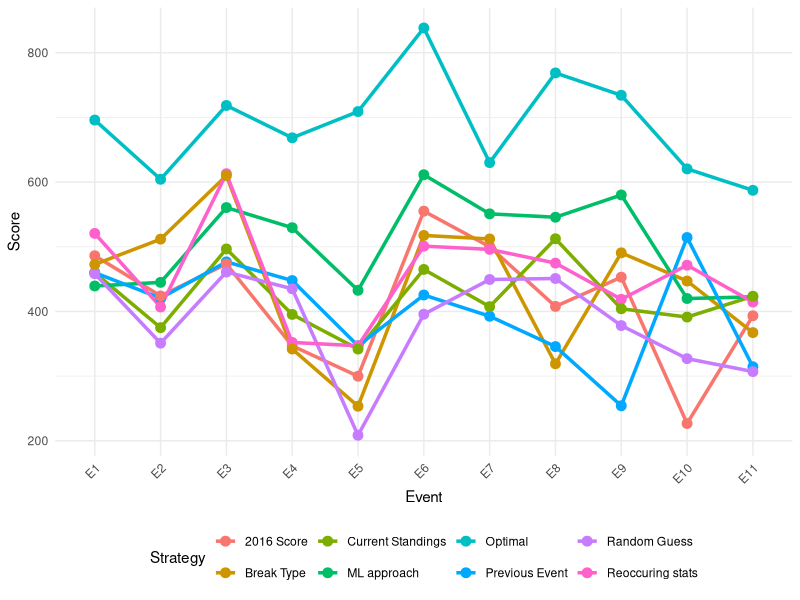
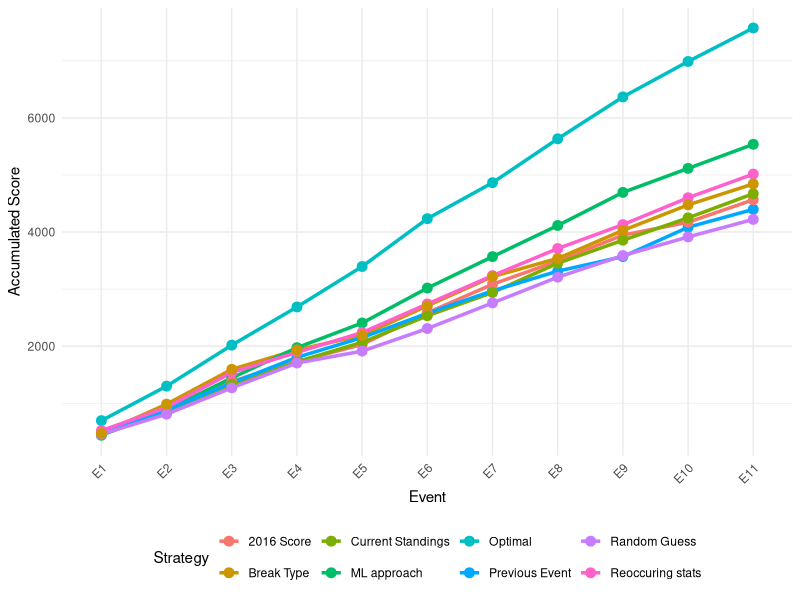
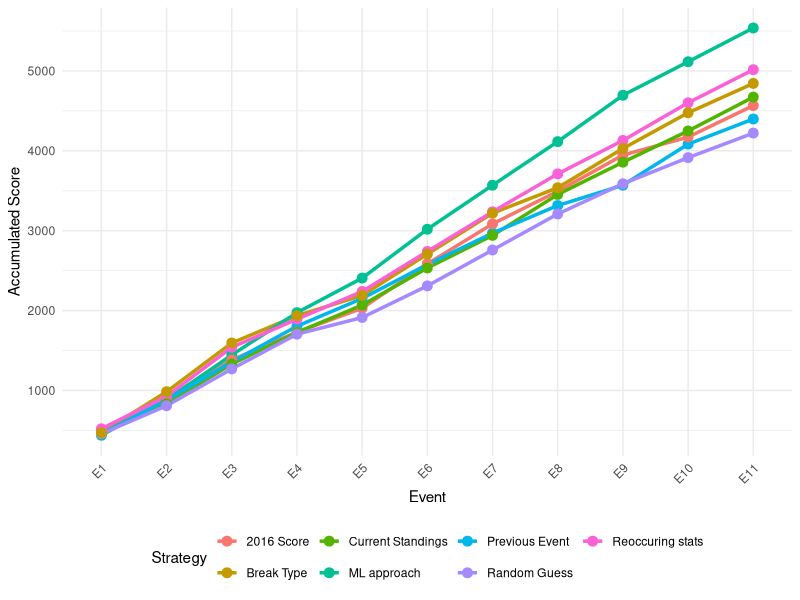

Source code (R) for these figures, in order:
# strategy_scores <- data.frame(
#   Strategy = c("Optimal", "Our ML approach", "Previous Event", "Recent Form","2016 Score", "Reoccuring stats", "Current Standings", "Random Guess", "Break Type"),
#   E1 = c(695.94, 439.33, 459.89,459.89, 486.15, 520.63,459.89, 458.28, 472.69),
#   E2 = c(604.32, 444.9, 420.57, 385.4, 423.93, 406.89, 374.9,350.92, 511.76),
#   E3 = c(718.45, 560.59, 476.58, 550.34, 473.35, 612.97, 496.58,460.91, 610.06),
#   E4 = c(668.46, 529.5, 447.77, 319.4, 346.8, 352.07,395.36 ,435, 341.88),
#   E5 = c(709.03, 432.62, 346.85, 274.86, 299.81, 346.85, 341.79,208.5, 253.43),
#   E6 = c(838.28, 611.36, 425.4, 456.98, 555.03, 500.92,464.92 ,395.65, 517.5),
#   E7 = c(630.1, 550.86, 392.57, 446.41, 500.07, 495.94, 407.4,449.38, 512.05),
#   E8 = c(768.72, 545.66, 345.62, 349.02, 407.73, 474.69,512.34 ,450.9, 319.01),
#   E9 = c(734.21, 580.11, 254.13, 260.73, 452.97, 418.73,404.14 ,378.13, 490.61),
#   E10 = c(620.4, 419.93, 514.32, 468.94, 226.71, 471.5, 391.28,326.97, 446.99),
#   E11 = c(587.26, 422.55, 314.41, 416.01, 393.28, 414.44,423.5 ,306.99, 367.24)
# )
library(dplyr)
strategy_scores <- data.frame(
  Strategy = c("Optimal", "ML approach", "Previous Event", "2016 Score", "Reoccuring stats", "Current Standings", "Random Guess", "Break Type"),
  E1 = c(695.94, 439.33, 459.89, 486.15, 520.63, 459.89, 458.28, 472.69),
  E2 = c(604.32, 444.9, 420.57, 423.93, 406.89, 374.9, 350.92, 511.76),
  E3 = c(718.45, 560.59, 476.58, 473.35, 612.97, 496.58, 460.91, 610.06),
  E4 = c(668.46, 529.5, 447.77, 346.8, 352.07, 395.36, 435, 341.88),
  E5 = c(709.03, 432.62, 346.85, 299.81, 346.85, 341.79, 208.5, 253.43),
  E6 = c(838.28, 611.36, 425.4, 555.03, 500.92, 464.92, 395.65, 517.5),
  E7 = c(630.1, 550.86, 392.57, 500.07, 495.94, 407.4, 449.38, 512.05),
  E8 = c(768.72, 545.66, 345.62, 407.73, 474.69, 512.34, 450.9, 319.01),
  E9 = c(734.21, 580.11, 254.13, 452.97, 418.73, 404.14, 378.13, 490.61),
  E10 = c(620.4, 419.93, 514.32, 226.71, 471.5, 391.28, 326.97, 446.99),
  E11 = c(587.26, 422.55, 314.41, 393.28, 414.44, 423.5, 306.99, 367.24)
)

#Summary
strategy_stats <- strategy_scores %>%
  rowwise() %>%
  mutate(
    Mean = round(mean(c_across(E1:E11)), 2),
    Variance = round(var(c_across(E1:E11)), 2),
    Std_Dev = round(sd(c_across(E1:E11)), 2),
    Min = round(min(c_across(E1:E11)), 2),
    Max = round(max(c_across(E1:E11)), 2),
    Total = round(sum(c_across(E1:E11)), 2)
  ) %>%
  ungroup()

optimal_stats <- strategy_stats %>%
  filter(Strategy == "Optimal") %>%
  select(Mean, Std_Dev)

random_guess_stats <- strategy_stats %>%
  filter(Strategy == "Random Guess") %>%
  select(Mean, Std_Dev)

# Add columns comparing with Optimal and Random Guess
strategy_comparison <- strategy_stats %>%
  filter(Strategy != "Optimal" & Strategy != "Random Guess") %>%
  mutate(
    Mean_vs_Optimal = round(Mean - optimal_stats$Mean, 2),
    Std_Dev_vs_Optimal = round(Std_Dev - optimal_stats$Std_Dev, 2),
    Mean_vs_RandomGuess = round(Mean - random_guess_stats$Mean, 2),
    Std_Dev_vs_RandomGuess = round(Std_Dev - random_guess_stats$Std_Dev, 2)
  ) %>%
  select(Strategy, Mean, Std_Dev, Mean_vs_Optimal, Std_Dev_vs_Optimal, Mean_vs_RandomGuess, Std_Dev_vs_RandomGuess)

# Write the final table to a text file
write.table(strategy_comparison, file = "strategy_comparison_excluding_optimal_random2017.txt", sep = "\t", row.names = FALSE, quote = FALSE)

strategy_summary <- strategy_stats[, c("Strategy", "Mean", "Variance", "Std_Dev", "Min", "Max","Total")]

# Write the data to a text file
write.table(strategy_summary, file = "strategy_statistics_2017.txt", sep = "\t", row.names = FALSE, quote = FALSE)

library(ggplot2)
library(reshape2)

# Reshape the data for plotting
melted_data <- melt(strategy_scores, id.vars = "Strategy", 
                    variable.name = "Event", value.name = "Score")

# Create the line plot with different colors for each strategy
ggplot(melted_data, aes(x = Event, y = Score, color = Strategy, group = Strategy)) +
  geom_line(size = 1.2) +  # Line plot
  geom_point(size = 3) +  # Add points to the lines
  theme_minimal() +  # Clean theme
  labs(x = "Event", y = "Score") +
  theme(axis.text.x = element_text(angle = 45, hjust = 1)) +  # Rotate x-axis labels
  theme(legend.position = "bottom")  # Move the legend to the bottom



strategy_totals <- strategy_scores
strategy_totals$Total <- rowSums(strategy_scores[, 2:12])

strategy_totals_sorted <- strategy_totals[order(-strategy_totals$Total), ]

# Print the sorted results showing Strategy and Total
print(strategy_totals_sorted[, c("Strategy", "Total")])

# Calculate accumulated totals for each strategy across the events
cumulative_scores <- strategy_scores
cumulative_scores[,-1] <- t(apply(strategy_scores[,-1], 1, cumsum))  # Cumulative sum by row

# Reshape the data for plotting
melted_cumulative_data <- melt(cumulative_scores, id.vars = "Strategy", 
                               variable.name = "Event", value.name = "Cumulative Score")

# Create the line plot for cumulative scores
ggplot(melted_cumulative_data, aes(x = Event, y = `Cumulative Score`, color = Strategy, group = Strategy)) +
  geom_line(size = 1.2) +  # Line plot
  geom_point(size = 3) +  # Add points to the lines
  theme_minimal() +  # Clean theme
  labs(x = "Event", y = "Accumulated Score") +
  theme(axis.text.x = element_text(angle = 45, hjust = 1))+
  theme(legend.position = "bottom")  # Move the legend to the bottom


#Filtered Out scores

filtered_strategy_scores <- strategy_scores[strategy_scores$Strategy != "Optimal", ]

# Calculate accumulated totals for each strategy across the events
cumulative_scores1 <- filtered_strategy_scores
cumulative_scores1[,-1] <- t(apply(filtered_strategy_scores[,-1], 1, cumsum))  # Cumulative sum by row

# Reshape the data for plotting
melted_cumulative_data1 <- melt(cumulative_scores1, id.vars = "Strategy", 
                               variable.name = "Event", value.name = "Cumulative Score")

# Create the line plot for cumulative scores
ggplot(melted_cumulative_data1, aes(x = Event, y = `Cumulative Score`, color = Strategy, group = Strategy)) +
  geom_line(size = 1.2) +  # Line plot
  geom_point(size = 3) +  # Add points to the lines
  theme_minimal() +  # Clean theme
  labs(x = "Event", y = "Accumulated Score") +
  theme(axis.text.x = element_text(angle = 45, hjust = 1))+
  theme(legend.position = "bottom")  # Move the legend to the bottom
